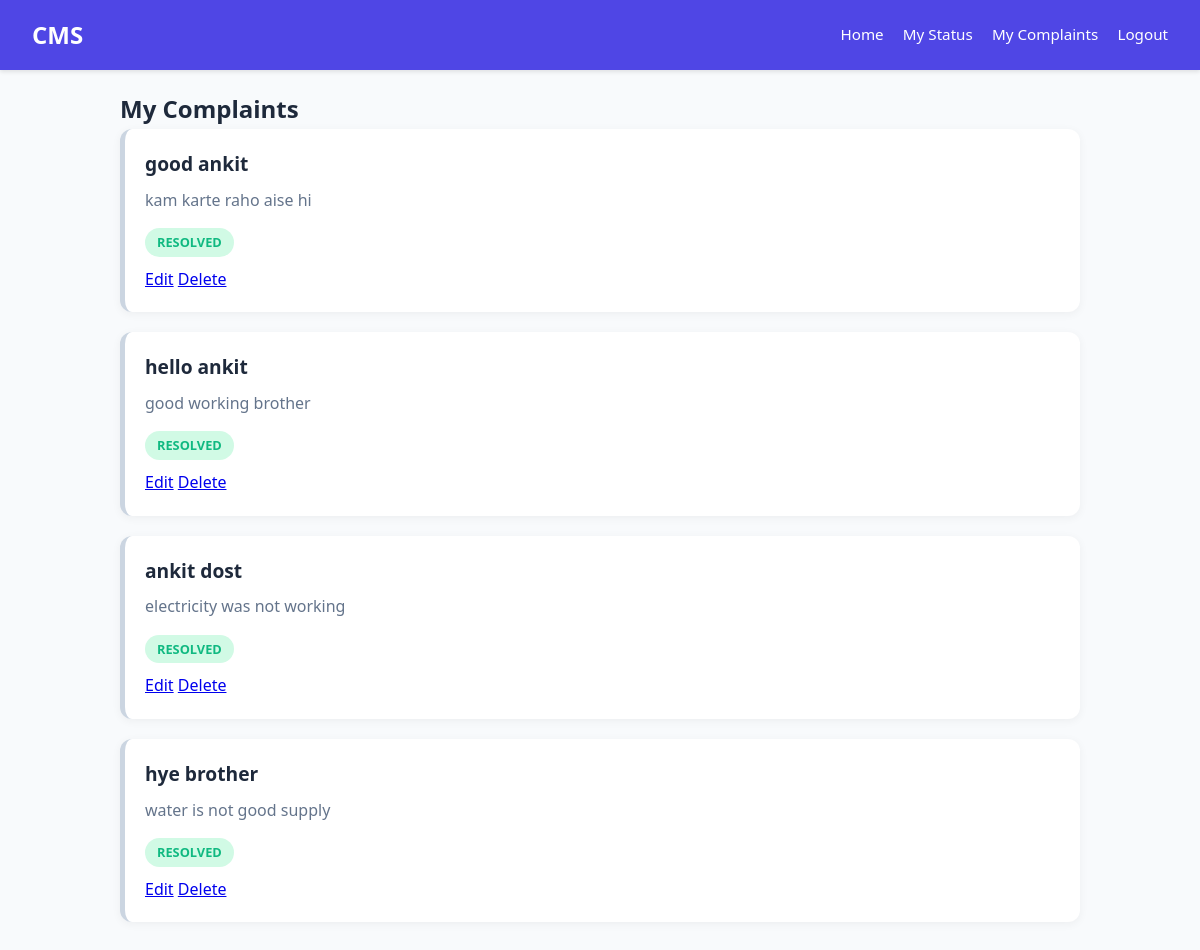
Screenshot of /complaints (signed in) with the database file from the repository.
### models.py (models this page shows)
class Complaint(db.Model):
    id = db.Column(db.Integer, primary_key=True)
    title = db.Column(db.String(200), nullable=False)
    description = db.Column(db.Text, nullable=False)
    status = db.Column(db.String(50), default="Pending")
    user_id = db.Column(db.Integer, db.ForeignKey("user.id"))
    created_at = db.Column(db.DateTime, default=datetime.utcnow)
    resolved_at = db.Column(db.DateTime)
    resolve_note = db.Column(db.Text)
    user_id = db.Column(db.Integer, db.ForeignKey("user.id"))

### app.py (the view)
@app.route("/complaints")
@login_required
def my_complaints():
    complaints = Complaint.query.filter_by(
        user_id=current_user.id
    ).order_by(Complaint.created_at.desc()).all()
    return render_template("complaints.html", complaints=complaints)

### app.py (called while the page is built)
@login_manager.user_loader
def load_user(user_id):
    return User.query.get(int(user_id))

### templates/complaints.html
{% extends "base.html" %}
{% block content %}
<h2 class="section-title">My Complaints</h2>
{% for c in complaints %}
<div class="complaint-card">
  <div class="complaint-title">{{ c.title }}</div>
  <div class="complaint-desc">{{ c.description }}</div>
  <span class="status {{ c.status }}">{{ c.status }}</span>
  <div class="actions" style="margin-top:10px;">
    <a href="{{ url_for('edit_complaint', complaint_id=c.id) }}">Edit</a>
    <a href="{{ url_for('delete_complaint', complaint_id=c.id) }}"
       onclick="return confirm('Delete complaint?')">Delete</a>
  </div>
</div>
{% endfor %}
{% endblock %}

### static/css/style.css (style rules this page uses)
:root { --primary: #4f46e5; --primary-hover: #4338ca; --bg-body: #f8fafc; --text-dark: #1e293b; --text-muted: #64748b; --white: #ffffff; --pending: #f59e0b; --progress: #3b82f6; --resolved: #10b981; --danger: #ef4444; }
* { box-sizing: border-box; margin: 0; padding: 0; }
body { font-family: 'Segoe UI', Tahoma, Geneva, Verdana, sans-serif; background-color: var(--bg-body); color: var(--text-dark); line-height: 1.6; }
.complaint-card { background: var(--white); border-radius: 12px; padding: 20px; margin-bottom: 20px; box-shadow: 0 2px 10px rgba(0,0,0,0.05); border-left: 5px solid #cbd5e1; }
.complaint-title { font-size: 1.2rem; font-weight: 700; margin-bottom: 8px; }
.complaint-desc { color: var(--text-muted); margin-bottom: 15px; }
.status { display: inline-block; padding: 4px 12px; border-radius: 20px; font-size: 0.8rem; font-weight: bold; text-transform: uppercase; }
.status.Resolved { background: #d1fae5; color: var(--resolved); }

### rows the page displays
Complaint: title "good ankit", description "kam karte raho aise hi", status "RESOLVED"
Complaint: title "hello ankit", description "good working brother", status "RESOLVED"
Complaint: title "ankit dost", description "electricity was not working", status "RESOLVED"
Complaint: title "hye brother", description "water is not good supply", status "RESOLVED"
